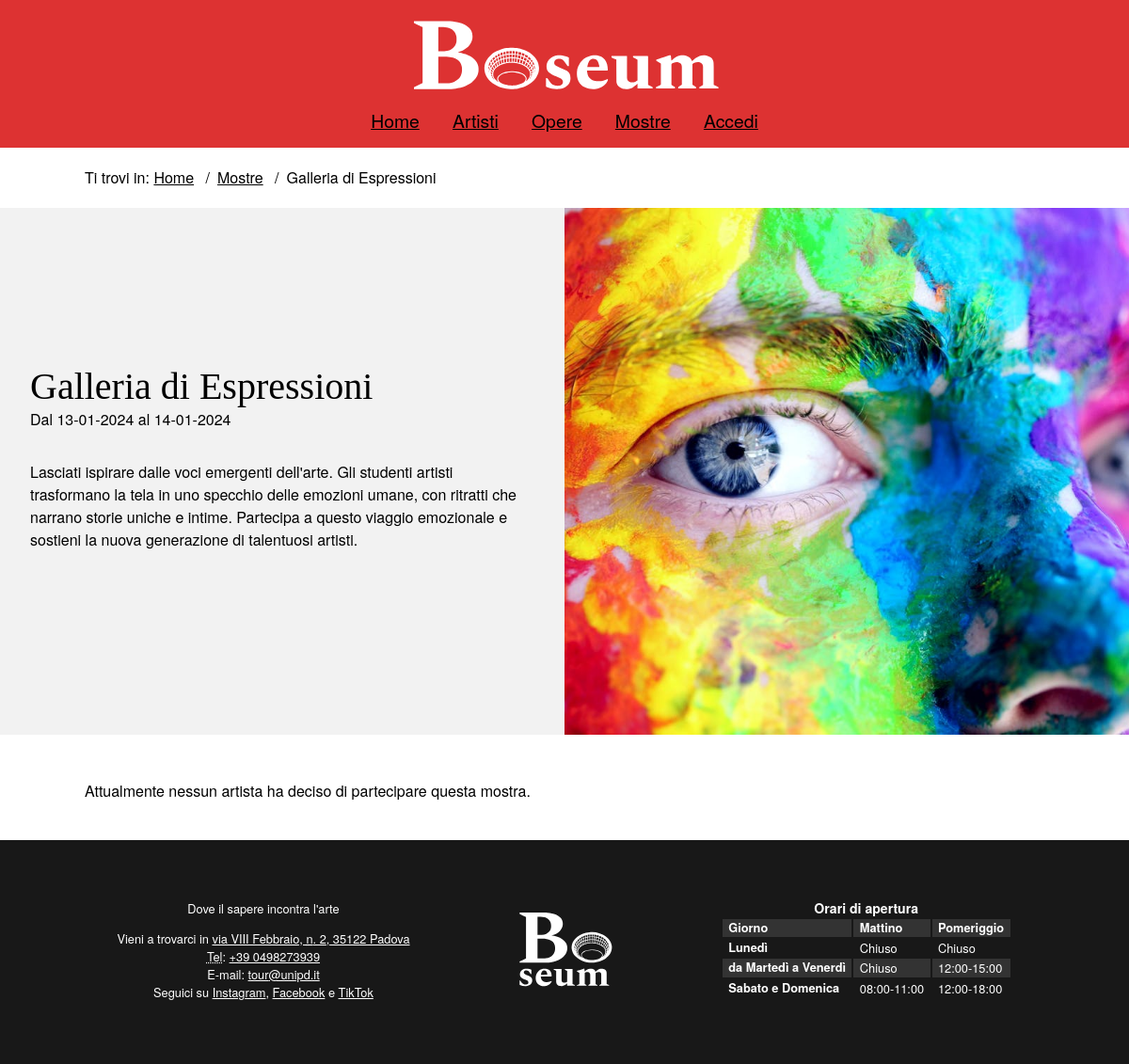
Screenshot of /php/mostra.php?id=1 with the database file from the repository.
### tables this page shows
CREATE TABLE Artshows (
    id INT PRIMARY KEY NOT NULL AUTO_INCREMENT,
    title VARCHAR(100) NOT NULL,
    description VARCHAR(1000) NOT NULL,
    image VARCHAR(100) UNIQUE NOT NULL,
    start_date DATE NOT NULL,
    end_date DATE NOT NULL
);

### php/DBAccess.php (called while the page is built, shortened)
<?php
class DBAccess{
    private $connection;
    public function openDBConnection(){
        try {
            $this -> connection = mysqli_connect(
                self::HOST_DB,
                self::USERNAME,
                self::PASSWORD,
                self::DATABASE_NAME
            );
        } catch (\Exception $e) {
            return false;
        }
        return true;
    }
    public function getArtshow($id){
        $query = "SELECT *
                    FROM Artshows
                    WHERE Artshows.id = $id";
        $queryResult = mysqli_query($this->connection, $query) or DBAccess::errorDB(true);
        if (mysqli_num_rows($queryResult) != 0){
            $result=array();
            while($row = mysqli_fetch_array($queryResult, MYSQLI_ASSOC)){
                $result[]=$row;
            }
            return $result;
        }
        else return null;
    }
}
?>

### php/DateManager.php (called while the page is built, shortened)
<?php
class DateManager {
    public static function toDMY($inputDate) {
        $dateTime = DateTime::createFromFormat('Y-m-d', $inputDate);
        return $dateTime->format('d-m-Y');
    }
}
?>

### php/mostra.php (the view, shortened to what this page needs)
<?php
require_once 'DBAccess.php';
require_once 'DateManager.php';
$isLoggedIn = isset($_SESSION['logged_id']);
$loginOrProfileTitle = $isLoggedIn ?
        "<a href=\"artista.php?id=".$_SESSION['logged_id']."\"><span lang=\"en\">Account</span></a>"
        : "<a href=\"login.php\">Accedi</a>";
$connection=new DB\DBAccess();
$idArtshow = $_GET["id"];
$infoArtshow = $connection->getArtshow($idArtshow);
if(!$infoArtshow || sizeof($infoArtshow) <= 0){
    header("location: ../php/404.php");
}else{
    $title = $infoArtshow[0]['title'];
    $description = $infoArtshow[0]['description'];
    $image = $infoArtshow[0]['image'];
    $startDateReverse = $infoArtshow[0]['start_date'];
    $startDate = DateManager::toDMY($startDateReverse);
    $endDateReverse = $infoArtshow[0]['end_date'];
    $endDate = DateManager::toDMY($endDateReverse);
    $partecipantsArtshowContainer = '<p>Attualmente nessun artista ha deciso di partecipare questa mostra.</p>';
    $prenotationSection = "";
    $mostra = file_get_contents("../templates/mostra.html");
    $mostra = str_replace("{{login_or_profile_title}}", $loginOrProfileTitle, $mostra);
    $mostra = str_replace("{{name}}", $title, $mostra);
    $mostra = str_replace("{{start_date}}", $startDate, $mostra);
    $mostra = str_replace("{{start_date_reversed}}", $startDateReverse, $mostra);
    $mostra = str_replace("{{end_date}}", $endDate, $mostra);
    $mostra = str_replace("{{end_date_reversed}}", $endDateReverse, $mostra);
    $mostra = str_replace("{{description}}", $description, $mostra);
    $mostra = str_replace("{{image}}", $image, $mostra);
    $mostra = str_replace("{{prenotation}}", $prenotationSection, $mostra);
    $mostra = str_replace("{{partecipants}}", $partecipantsArtshowContainer, $mostra);
    echo($mostra);
}
?>

### assets/CSS/style.css (style rules this page uses)
* { margin: 0; padding: 0; }
:root { --headerBgColor: #DD3232; --headerTxtColor: rgb(255,255,255); --bgColor: rgb(255,255,255); --txtColor: rgb(0,0,0); --font-body-family: MetSans,"Helvetica Neue",Helvetica,Arial,sans-serif; --elegant-font-family: MetSerif,Georgia,serif; --footerBgColor: #181818; --footerTxtColor: rgb(255,255,255); --footerlinkColor: rgb(255,255,255); --footerVisitedLinkColor: #DD3232; --linkColor: rgb(0,0,0); --visitedLinkColor: rgb(100,100,100); --navVisitedLinkColor: rgb(0,0,0); --navLinkColor: rgb(0,0,0); --flagColor: #DD3232; --imageBackground: rgb(248,248,248); --imageBackgroundHover: rgb(240, 240, 240); --bannerBackground: rgb(242,242,242); --colorLightGrey: #fafafa; --colorMediumGrey: #e3e3e3; --colorDarkGrey:#333; --color-grey-700:#65696a; --color-grey-600:#a0a0a0; --color-white: rgb(255,255,255); scroll-behavior: smooth; }
html { font-size: 100%; font-family: var(--font-body-family); line-height: 1.5em; margin: auto; background-color: var(--bgColor); scroll-behavior: smooth; }
#content { min-height: 70vh; }
header { background-color: var(--headerBgColor); color: var(--headerTxtColor); text-align: center; padding: 1em; }
header h1 { text-indent: -999em; background-image: url("../images/logo.svg"); background-size: contain; background-repeat: no-repeat; background-position: center; width: 100%; font-size: 3.5em; line-height: 1.5em; }
#menu { display: flex; align-items: center; justify-content: center; background-color: var(--headerBgColor); padding-top: 1em; color: var(--headerTxtColor); }
#menu nav ul { display: flex; list-style-type: none; text-align: center; }
#menu a:link { color: var(--navLinkColor); }
#menu ul li { padding: 0 1em; font-size: 1.1em; }
#menu ul li a { font-size: 1.1em; overflow: hidden; }
body { display: flex; flex-direction: column; min-height: 100vh; }
h1, h2, h3, h4, h5, h6 { font-family: MetSerif,Georgia,serif; line-height: normal; font-weight: 500; }
a { color: var(--linkColor); }
#breadcrumb { width: min(85vw, 1440px); margin: 20px auto; }
.breadcrumb { display: inline-flex; flex-wrap: wrap; list-style: none; }
.breadcrumb li:after { content: "/"; padding: 8px; }
.breadcrumb li:last-child::after { display: none; }
.breadcrumb li:last-child { color: var(--txtColor); }
footer { background-color: var(--footerBgColor); color: var(--footerTxtColor); display: flex; justify-content: center; flex-wrap: wrap; padding: 50px 0; }
footer div { text-align: center; padding: 1em 4em 1em; }
footer a:link { color: var(--footerlinkColor); }
#infofoot { font-size: 0.8em; line-height: 1.5em; }
#infofoot p { padding: 0em 0em 1em; }
#listinfofoot { list-style: none; }
#orariofoot { font-size: 0.8em; line-height: 1.5em; }
#infofoot, #logofoot, #orariofoot { display: inline-block; }
#orariofoot table tbody>tr:nth-child(even), #orariofoot table thead { background-color: var(--colorDarkGrey); }
#orariofoot table td, #orariofoot table th { text-align: left; padding: 0em 0.5em 0em; }
#orariofoot table caption { font-weight: bold; font-size: 1.1em; }
.results_gallery { max-width: min(85vw, 1440px); margin: 40px auto; }
#artshow_layout { width: 100%; min-height: 70vh; background-color: var(--bannerBackground); display: flex; margin-bottom: 3em; }
#artshow_maintext { display: flex; flex-direction: column; justify-content: center; text-align: left; padding: 2em; box-sizing: border-box; max-width: calc(min(800px, 100%)); margin: auto; }
.artshow_maintext_info { padding-bottom: 30px; }
#artshow_name { font-size: 2.5em; }
#artshow_maindescr { padding: 2em 0em 0em; }
.artshow_mainimage { width: 50%; height: auto; object-fit: cover; }

### assets/CSS/mini.css (style rules this page uses)
header { display: flex; align-items: center; justify-content: space-between; }
header h1 { background-image: url("../images/logomini.png"); font-size: 3em; }
#menu { width: max-content; color: white; transition: transform 0.5s ease; z-index: 3; }
#menu nav { position: fixed; right: 0; top: 0; width: 100%; padding: 5em 0 3em 0; background: var(--headerBgColor); transform: translateY(-100%); transition: transform 0.5s ease; }
#menu nav ul { flex-direction: column; align-items: center; margin: auto; }
#menu nav ul li { padding-bottom: 15px; }
#menu nav a { visibility: hidden; }
footer { flex-wrap: wrap-reverse; }
footer div { padding: 2em 1em; }
#artshow_layout { flex-direction: column; }
.artshow_mainimage { width: 100%; object-fit: cover; }

### rows the page displays
artshows: mostra "Home Artisti Opere Mostre Ti trovi in: Home Mostre Galleria di Espressioni Galleria di Espressioni Dal 13-01-2024 al 14-01-2024 Lasciati ispirare dalle voci emergenti dell'arte. Gli studenti artisti trasformano la tela in uno specchio delle emozioni umane, con ritratti che narrano storie uniche e intime. Partecipa a questo viaggio emozionale e sostieni la nuova generazione di talentuosi artisti. Dove il sapere incontra l'arte Vieni a trovarci in via VIII Febbraio, n . 2, 35122 Padova Tel : +39 0498273939 E-mail : tour @unipd.it Seguici su Instagram , Facebook e TikTok Orari di apertura Giorno Mattino Pomeriggio Lunedì Chiuso Chiuso da Martedì a Venerdì Chiuso 12:00 - 15:00 Sabato e Domenica…", image+description+end_date (picture)
